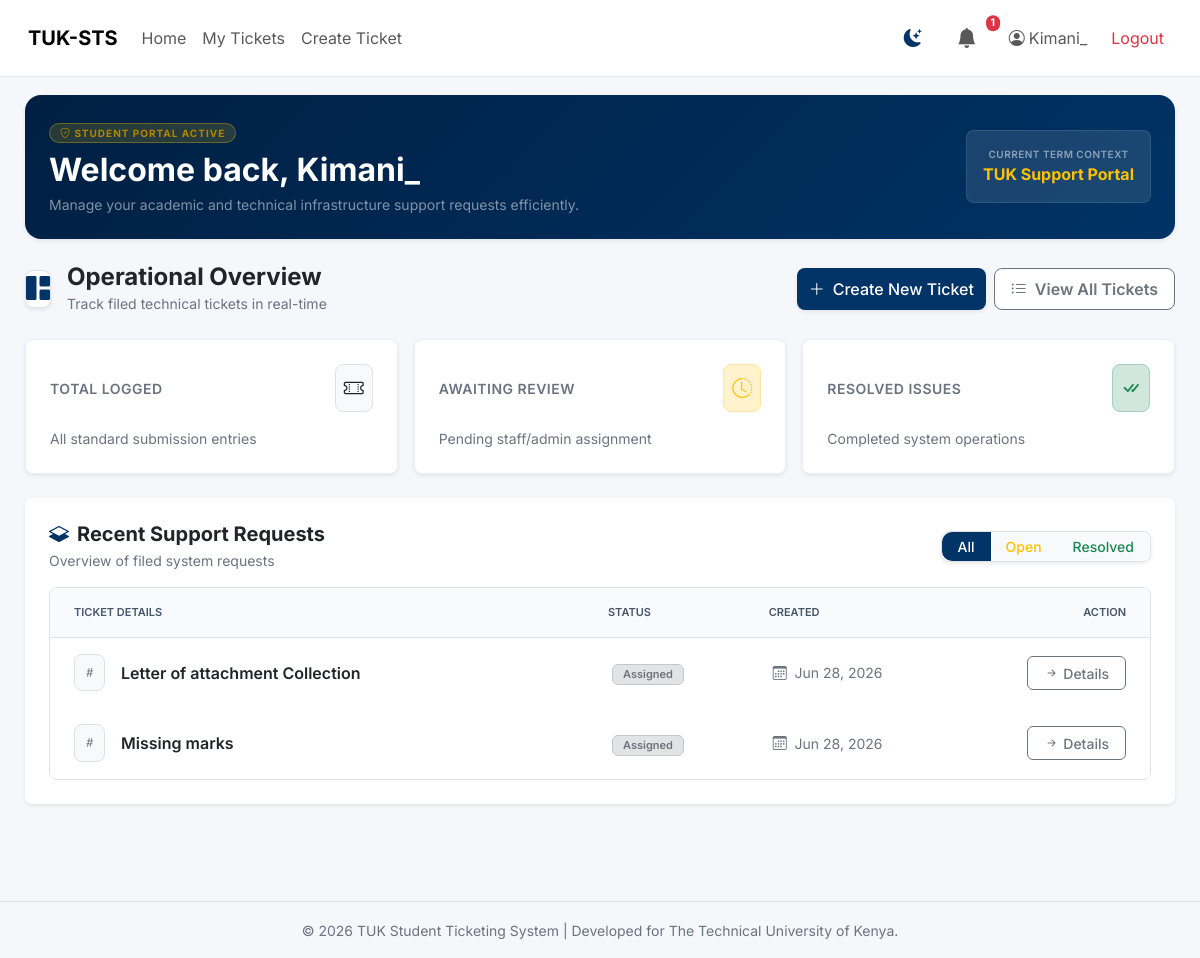
The app's page /accounts/student-dashboard/ (signed in) with its own data.
### accounts/models.py (models this page shows, shortened)
class User(AbstractUser):
    ROLE_STUDENT = "student"
    ROLE_STAFF = "staff"
    ROLE_ADMIN = "admin"
    ROLE_CHOICES = (
        (ROLE_STUDENT, "Student"),
        (ROLE_STAFF, "Staff"),
        (ROLE_ADMIN, "Admin"),
    )
    CATEGORY_CHOICES = (
        ("fees", "Fees"),
        ("clearance", "Clearance"),
        ("results", "Results"),
        ("other", "Other"),
    )
    role = models.CharField(
        max_length=20,
        choices=ROLE_CHOICES,
        default=ROLE_STUDENT
    )
    category = models.CharField(
        max_length=50,
        choices=CATEGORY_CHOICES,
        null=True,
        blank=True
    )
    reg_no = models.CharField(
    max_length=50,
        unique=True,
        blank=True,
        null=True
    )
    phone = models.CharField(max_length=20, blank=True, null=True)
    profile_pic = models.ImageField(
        upload_to='profiles/',
        null=True,
        blank=True
    )

### tickets/models.py (models this page shows, shortened)
class Ticket(models.Model):
    CATEGORY_CHOICES = (
        ('academic', 'Academic'),
        ('clearance', 'Clearance'),
        ('fees', 'Fees'),
        ('results', 'Results'),
        ('other', 'Other'),
    )
    STATUS_CHOICES = (
        ('assigned', 'Assigned'),
        ('in_progress', 'In Progress'),
        ('resolved', 'Resolved'),
        ('closed', 'Closed'),
    )
    title = models.CharField(max_length=255)
    description = models.TextField()
    category = models.CharField(max_length=50, choices=CATEGORY_CHOICES)
    status = models.CharField(
        max_length=50,
        choices=STATUS_CHOICES,
        default='assigned'
    )
    student = models.ForeignKey(
        settings.AUTH_USER_MODEL,
        on_delete=models.CASCADE,
        related_name='tickets'
    )
    assigned_to = models.ForeignKey(
        settings.AUTH_USER_MODEL,
        on_delete=models.SET_NULL,
        null=True,
        blank=True,
        related_name='assigned_tickets'
    )
    created_at = models.DateTimeField(auto_now_add=True)
    updated_at = models.DateTimeField(auto_now=True)

### accounts/views.py (the view)
# urls.py: path("student-dashboard/", student_dashboard, name="student_dashboard"),
@login_required
def student_dashboard(request):
    if not is_student(request.user):
        return deny_redirect(request.user)
    return render(request, "dashboard/student.html", {
        "tickets": Ticket.objects.filter(student=request.user)
    })

### templates/dashboard/student.html (shortened to what this page needs)
{% extends 'base.html' %}
{% load static %}
{% block content %}
<div class="card bg-tuk-gradient border-0 rounded-4 shadow-sm mb-4">
    <div class="card-body p-4 d-flex align-items-center justify-content-between flex-wrap gap-3">
        <div>
            <span class="badge badge-tuk-gold text-uppercase mb-2 px-2.5 py-1.5 fw-bold" style="font-size: 10px; letter-spacing: 1px;">
                <i class="bi bi-shield-check"></i> Student Portal Active
            </span>
            <h2 class="fw-bold mb-1">Welcome back, {{ request.user.username }}</h2>
            <p class="mb-0 text-white-50 small">Manage your academic and technical infrastructure support requests efficiently.</p>
        </div>
        <div class="bg-white bg-opacity-10 p-3 rounded-3 border border-white border-opacity-10 d-none d-md-block text-center">
            <span class="d-block text-white-50 small text-uppercase fw-semibold" style="font-size: 10px; letter-spacing: 0.5px;">Current Term Context</span>
            <span class="fw-bold text-warning">TUK Support Portal</span>
        </div>
    </div>
</div>
<header class="d-flex flex-wrap justify-content-between align-items-center gap-3 mb-4">
    <div class="d-flex align-items-center gap-3">
        <span class="fs-4 bg-white shadow-sm border p-2.5 rounded-3 d-inline-flex align-items-center justify-content-center text-primary">
            <i class="bi bi-grid-1x2-fill" style="color: var(--tuk-blue);"></i>
        </span>
        <div>
            <h1 class="h4 mb-0 fw-bold text-dark">Operational Overview</h1>
            <small class="text-muted">Track filed technical tickets in real-time</small>
        </div>
    </div>
    <div class="heading-actions d-flex gap-2 flex-wrap">
        <a href="{% url 'tickets:ticket_create' %}" class="btn btn-tuk-primary px-3.5 py-2 rounded-3 shadow-sm d-inline-flex align-items-center gap-2">
            <i class="bi bi-plus-lg"></i> Create New Ticket
        </a>
        <a href="{% url 'tickets:ticket_list' %}" class="btn btn-outline-secondary px-3 py-2 rounded-3 d-inline-flex align-items-center gap-2 bg-white">
            <i class="bi bi-list-ul"></i> View All Tickets
        </a>
    </div>
</header>
<section class="row g-3 mb-4">
    <div class="col-12 col-md-4">
        <div class="card metric-card border-0 shadow-sm h-100 rounded-3" id="metric-all" data-target-filter="all">
            <div class="card-body p-4">
                <div class="d-flex justify-content-between align-items-center mb-3">
                    <span class="text-muted fw-semibold small text-uppercase" style="letter-spacing: 0.5px;">Total Logged</span>
                    <span class="p-2 bg-light rounded-3 text-dark border d-inline-flex"><i class="bi bi-ticket-perforated fs-5"></i></span>
                </div>
                <small class="text-muted d-block">All standard submission entries</small>
            </div>
        </div>
    </div>
    <div class="col-12 col-md-4">
        <div class="card metric-card border-0 shadow-sm h-100 rounded-3" id="metric-open" data-target-filter="open">
            <div class="card-body p-4">
                <div class="d-flex justify-content-between align-items-center mb-3">
                    <span class="text-muted fw-semibold small text-uppercase" style="letter-spacing: 0.5px;">Awaiting Review</span>
                    <span class="p-2 bg-warning-subtle rounded-3 text-warning border border-warning-subtle d-inline-flex"><i class="bi bi-clock-history fs-5"></i></span>
                </div>
                <small class="text-muted d-block">Pending staff/admin assignment</small>
            </div>
        </div>
    </div>
    <div class="col-12 col-md-4">
        <div class="card metric-card border-0 shadow-sm h-100 rounded-3" id="metric-resolved" data-target-filter="resolved">
            <div class="card-body p-4">
                <div class="d-flex justify-content-between align-items-center mb-3">
                    <span class="text-muted fw-semibold small text-uppercase" style="letter-spacing: 0.5px;">Resolved Issues</span>
                    <span class="p-2 bg-success-subtle rounded-3 text-success border border-success-subtle d-inline-flex"><i class="bi bi-check-all fs-5"></i></span>
                </div>
                <small class="text-muted d-block">Completed system operations</small>
            </div>
        </div>
    </div>
</section>
<section class="card border-0 shadow-sm mb-4 rounded-3">
    <div class="card-header bg-transparent border-0 pt-4 px-4 pb-2 d-flex flex-wrap justify-content-between align-items-center gap-3">
        <div>
            <h5 class="fw-bold mb-1 text-dark d-flex align-items-center gap-2">
                <i class="bi bi-layers-half" style="color: var(--tuk-blue);"></i> Recent Support Requests
            </h5>
            <p class="text-muted small mb-0">Overview of filed system requests</p>
        </div>
        <div class="btn-group shadow-sm rounded-3 overflow-hidden border" role="group" id="filter-tab-group">
            <button type="button" class="btn btn-sm btn-light fw-medium px-3 py-1.5 border-0 filter-btn active" data-status="all">All</button>
            <button type="button" class="btn btn-sm btn-light text-warning fw-medium px-3 py-1.5 border-0 filter-btn" data-status="open">Open</button>
            <button type="button" class="btn btn-sm btn-light text-success fw-medium px-3 py-1.5 border-0 filter-btn" data-status="resolved">Resolved</button>
        </div>
    </div>
    <div class="card-body px-4 pb-4 pt-2">
        {% if tickets %}
            <div class="table-responsive border rounded-3">
                <table class="table align-middle mb-0" id="tickets-table">
                    <thead class="small text-uppercase">
                        <tr>
                            <th class="ps-4 py-3" style="width: 50%;">Ticket Details</th>
                            <th class="py-3">Status</th>
                            <th class="py-3">Created</th>
                            <th class="text-end pe-4 py-3" style="width: 15%;">Action</th>
                        </tr>
                    </thead>
                    <tbody class="border-top-0">
                        {% for ticket in tickets %}
                        <tr class="ticket-row" data-ticket-status="{{ ticket.status|lower }}">
                            <td class="ps-4 py-3">
                                <div class="d-flex align-items-center gap-3">
                                    <span class="p-2 rounded-3 d-inline-flex border bg-light text-secondary" style="font-size: 13px;">
                                        <i class="bi bi-hash"></i>
                                    </span>
                                    <div>
                                        <span class="fw-semibold text-dark d-block">{{ ticket.title }}</span>
                                    </div>
                                </div>
                            </td>
                            <td class="py-3">
                                {% if ticket.status == "resolved" %}
                                    <span class="badge bg-success-subtle text-success border border-success-subtle px-2.5 py-1.5 rounded-2 fw-semibold">Resolved</span>
                                {% elif ticket.status == "in_progress" %}
                                    <span class="badge bg-info-subtle text-info border border-info-subtle px-2.5 py-1.5 rounded-2 fw-semibold">In Progress</span>
                                {% elif ticket.status == "open" %}
                                    <span class="badge bg-warning-subtle text-warning border border-warning-subtle px-2.5 py-1.5 rounded-2 fw-semibold">Open</span>
                                {% else %}
                                    <span class="badge bg-secondary-subtle text-secondary border border-secondary-subtle px-2.5 py-1.5 rounded-2 fw-semibold">{{ ticket.status|title }}</span>
                                {% endif %}
                            </td>
                            <td class="py-3 text-muted small">
                                {% if ticket.created_at %}
                                    <i class="bi bi-calendar3 me-1 text-secondary"></i> {{ ticket.created_at|date:"M d, Y" }}
                                {% else %}
                                    --
                                {% endif %}
                            </td>
                            <td class="text-end pe-4 py-3">
                                <a href="{% url 'tickets:ticket_detail' ticket.id %}" class="btn btn-sm btn-outline-secondary px-3 rounded-2 fw-medium bg-white">
                                    <i class="bi bi-arrow-right-short fs-6"></i> Details
                                </a>
                            </td>
                        </tr>
                        {% endfor %}
                    </tbody>
                </table>
            </div>
        {% endif %}
    </div>
</section>
{% endblock %}

### templates/base.html (shortened to what this page needs)
<!DOCTYPE html>
<html lang="en">
<head>
    {% load static %}
    <link href="https://cdn.jsdelivr.net/npm/bootstrap@5.3.3/dist/css/bootstrap.min.css" rel="stylesheet">
    <link href="https://cdn.jsdelivr.net/npm/bootstrap-icons@1.11.3/font/bootstrap-icons.css" rel="stylesheet">
    <link rel="stylesheet" href="{% static 'css/style.css' %}">
</head>
<body>
<nav class="navbar navbar-expand-lg px-3 fixed-top">
    <div class="container-fluid">
        <a class="navbar-brand fw-bold" href="{% url 'home' %}">
            TUK-STS
        </a>
        <div class="collapse navbar-collapse" id="topNav">
            <ul class="navbar-nav me-auto">
                <li class="nav-item">
                    <a class="nav-link" href="{% url 'accounts:dashboard_redirect' %}">Home</a>
                </li>
                {% if user.is_authenticated %}
                    {% if user.role == "student" %}
                        <li class="nav-item">
                            <a class="nav-link" href="{% url 'tickets:ticket_list' %}">My Tickets</a>
                        </li>
                        <li class="nav-item">
                            <a class="nav-link" href="{% url 'tickets:ticket_create' %}">Create Ticket</a>
                        </li>
                    {% endif %}
                {% endif %}
            </ul>
<ul class="navbar-nav ms-auto align-items-center gap-2">
{% if user.is_authenticated %}
    <li class="nav-item">
        <button id="theme-toggle" title="Toggle Theme">
            <i class="bi bi-moon-stars-fill" id="theme-icon"></i>
        </button>
    </li>
    <li class="nav-item">
        <a class="nav-link position-relative py-2 px-3"
           href="{% url 'notifications:notifications' %}"
           title="Notifications">
            <i class="bi bi-bell-fill fs-5"></i>
        </a>
    </li>
    <li class="nav-item">
        <a class="nav-link d-flex align-items-center gap-1"
           href="{% url 'accounts:profile' %}">
            <i class="bi bi-person-circle"></i>
            {{ user.username }}
        </a>
    </li>
    <li class="nav-item">
        <a class="nav-link text-danger"
           href="{% url 'accounts:logout' %}">
            Logout
        </a>
    </li>
                {% else %}
                    <li class="nav-item">
                        <a class="nav-link" href="{% url 'accounts:login' %}">
                            Login
                        </a>
                    </li>
                {% endif %}
            </ul>
        </div>
    </div>
</nav>
<div class="layout">
    <div class="main">
        {% block content %}{% endblock %}
    </div>
</div>
<footer class="text-center py-3 mt-5 border-top">
    <small class="text-muted">
        © {% now "Y" %} TUK Student Ticketing System | Developed for The Technical University of Kenya.
    </small>
</footer>
</body>
</html>

### records on screen
User: username "Kimani_", user.username "Kimani_"
Ticket: title "Letter of attachment Collection", status "Assigned", created_at "Jun 28, 2026"
Ticket: title "Missing marks", status "Assigned", created_at "Jun 28, 2026"
